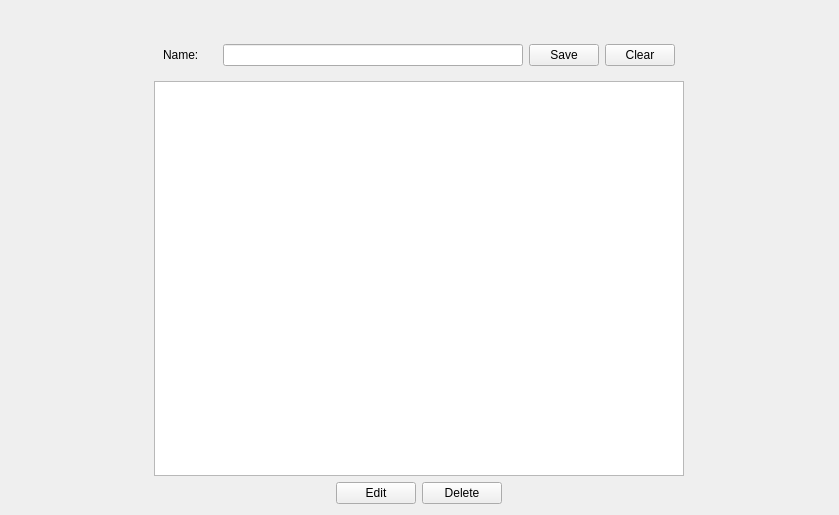
<?xml version="1.0" encoding="UTF-8"?>
<ui version="4.0">
 <class>ManageVendorGroups</class>
 <widget class="QWidget" name="ManageVendorGroups">
  <property name="geometry">
   <rect>
    <x>0</x>
    <y>0</y>
    <width>839</width>
    <height>515</height>
   </rect>
  </property>
  <property name="windowTitle">
   <string>Form</string>
  </property>
  <layout class="QGridLayout" name="gridLayout">
   <item row="0" column="0">
    <widget class="QFrame" name="frame">
     <property name="maximumSize">
      <size>
       <width>530</width>
       <height>16777215</height>
      </size>
     </property>
     <property name="frameShape">
      <enum>QFrame::NoFrame</enum>
     </property>
     <property name="frameShadow">
      <enum>QFrame::Raised</enum>
     </property>
     <layout class="QVBoxLayout" name="verticalLayout">
      <property name="leftMargin">
       <number>0</number>
      </property>
      <property name="topMargin">
       <number>0</number>
      </property>
      <property name="rightMargin">
       <number>0</number>
      </property>
      <property name="bottomMargin">
       <number>0</number>
      </property>
      <item>
       <widget class="QWidget" name="formWidget" native="true">
        <property name="maximumSize">
         <size>
          <width>16777215</width>
          <height>170</height>
         </size>
        </property>
        <layout class="QGridLayout" name="gridLayout_2">
         <item row="0" column="1">
          <widget class="QLabel" name="lbl_id">
           <property name="font">
            <font>
             <pointsize>12</pointsize>
             <weight>75</weight>
             <bold>true</bold>
            </font>
           </property>
           <property name="text">
            <string/>
           </property>
          </widget>
         </item>
         <item row="1" column="0">
          <widget class="QLabel" name="label">
           <property name="text">
            <string>Name:</string>
           </property>
          </widget>
         </item>
         <item row="1" column="1">
          <widget class="QLineEdit" name="name">
           <property name="maximumSize">
            <size>
             <width>300</width>
             <height>16777215</height>
            </size>
           </property>
          </widget>
         </item>
         <item row="1" column="2">
          <widget class="QPushButton" name="save_btn">
           <property name="maximumSize">
            <size>
             <width>70</width>
             <height>16777215</height>
            </size>
           </property>
           <property name="text">
            <string>Save</string>
           </property>
          </widget>
         </item>
         <item row="1" column="3">
          <widget class="QPushButton" name="clear_btn">
           <property name="maximumSize">
            <size>
             <width>70</width>
             <height>16777215</height>
            </size>
           </property>
           <property name="text">
            <string>Clear</string>
           </property>
          </widget>
         </item>
        </layout>
       </widget>
      </item>
      <item>
       <widget class="QTableWidget" name="detailtable">
        <property name="editTriggers">
         <set>QAbstractItemView::NoEditTriggers</set>
        </property>
        <property name="selectionMode">
         <enum>QAbstractItemView::SingleSelection</enum>
        </property>
        <property name="selectionBehavior">
         <enum>QAbstractItemView::SelectRows</enum>
        </property>
       </widget>
      </item>
      <item>
       <widget class="QWidget" name="widget" native="true">
        <layout class="QHBoxLayout" name="horizontalLayout_4">
         <property name="leftMargin">
          <number>0</number>
         </property>
         <property name="topMargin">
          <number>0</number>
         </property>
         <property name="rightMargin">
          <number>0</number>
         </property>
         <property name="bottomMargin">
          <number>0</number>
         </property>
         <item>
          <spacer name="horizontalSpacer">
           <property name="orientation">
            <enum>Qt::Horizontal</enum>
           </property>
           <property name="sizeHint" stdset="0">
            <size>
             <width>178</width>
             <height>20</height>
            </size>
           </property>
          </spacer>
         </item>
         <item>
          <widget class="QPushButton" name="edit_btn">
           <property name="text">
            <string>Edit</string>
           </property>
          </widget>
         </item>
         <item>
          <widget class="QPushButton" name="delete_btn">
           <property name="text">
            <string>Delete</string>
           </property>
          </widget>
         </item>
         <item>
          <spacer name="horizontalSpacer_2">
           <property name="orientation">
            <enum>Qt::Horizontal</enum>
           </property>
           <property name="sizeHint" stdset="0">
            <size>
             <width>178</width>
             <height>20</height>
            </size>
           </property>
          </spacer>
         </item>
        </layout>
       </widget>
      </item>
     </layout>
    </widget>
   </item>
  </layout>
 </widget>
 <resources/>
 <connections/>
</ui>
